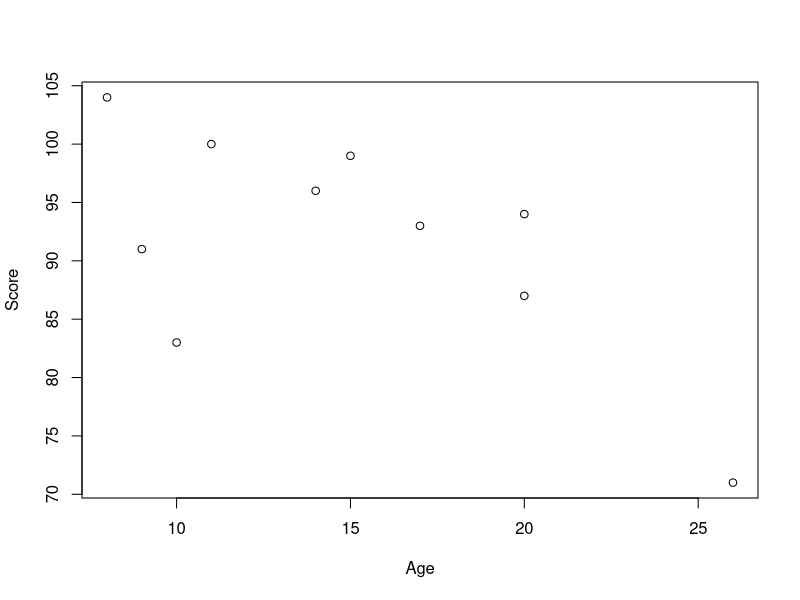

Here is the R script that generated this plot:
## ---- chunk 1
##create df
agescore <- data.frame('Age' = c(14, 26, 10, 9, 15, 20, 17, 11, 8, 20),
                       'Score' = c(96, 71, 83, 91, 99, 87, 93, 100, 104, 94)
)

agescoreplot <- plot(agescore)
agescoreplot
## ---- chunk 2
age <- agescore$Age
score <- agescore$Score
agecov <- cov(score, age)
agecov
## ---- chunk 3
## we prefer cor.test to simply cor
coftest <- cor.test(age, score, method = "pearson")
coftest
## ---- chunk 4
variability <- 0.626839 * 0.626839
variability
